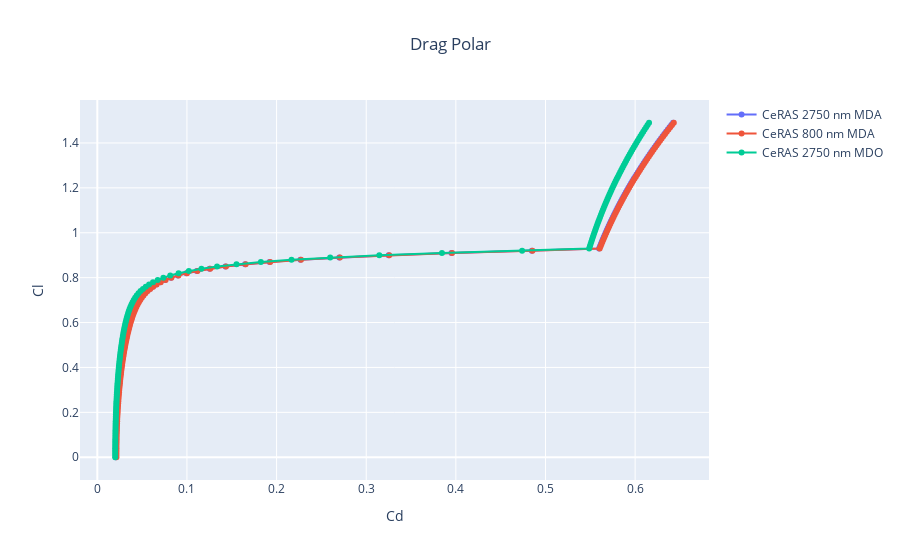

Notebook cell for this chart:
### Markdown cell above
## 2. Aerodynamic plots

### Code cell
fig = oad.drag_polar_plot(CeRAS_2750nm_MDA_OUTPUT_FILE, name="CeRAS 2750 nm MDA")
fig = oad.drag_polar_plot(CeRAS_800nm_MDA_OUTPUT_FILE, name="CeRAS 800 nm MDA", fig=fig)
fig = oad.drag_polar_plot(CeRAS_2750nm_MDO_OUTPUT_FILE, name="CeRAS 2750 nm MDO", fig=fig)
fig.show()

### Figure 1 — Plotly figure (JSON) as saved in the notebook; plotly's stock layout.template omitted (floating-point values rounded to 4 significant figures; data arrays with more than 128 entries replaced by an {"elided": "..."} marker saying what was removed)
{"data": [{"mode": "lines+markers", "name": "CeRAS 2750 nm MDA", "type": "scatter", "uid": "5b5c56d6-2f6b-4440-ac65-65e68b6a97b5", "x": {"elided": "150 float values"}, "y": {"elided": "150 float values"}}, {"mode": "lines+markers", "name": "CeRAS 800 nm MDA", "type": "scatter", "uid": "46578b09-13f1-4125-8ba3-05e4f2796339", "x": {"elided": "150 float values"}, "y": {"elided": "150 float values"}}, {"mode": "lines+markers", "name": "CeRAS 2750 nm MDO", "type": "scatter", "uid": "58114858-7ca0-464a-a372-2981f7728917", "x": {"elided": "150 float values"}, "y": {"elided": "150 float values"}}], "layout": {"autosize": true, "title": {"text": "Drag Polar", "x": 0.5}, "xaxis": {"autorange": true, "range": [-0.01713, 0.6802], "title": {"text": "Cd"}, "type": "linear"}, "yaxis": {"autorange": true, "range": [-0.123, 1.613], "title": {"text": "Cl"}, "type": "linear"}}}
